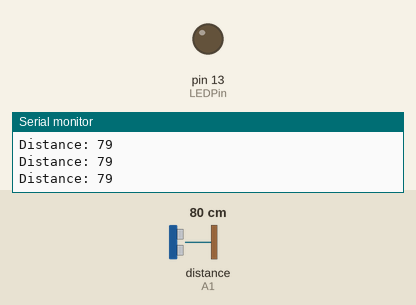
Recording of a sketch running on a simulated Arduino Uno, built with avr-gcc and run on an emulated ATmega328P. Parts: output pins drawn as LEDs (lit = HIGH), the last lines printed to the serial monitor. Wiring (inferred from the names in the program): ultrasonic range finder: trigger A0; echo A1. The inputs (shaded band) are chosen by the test bench; at power-on: distance to the obstacle (sensor on A1) 80 cm. The echo pulse lasts 58.3 µs per cm; pins used as bus, display or sensor lines are not drawn. At 1.4 s the program stops and its outputs stay as they are.

Above: at 1.2 s.
1.3 s: distance to the obstacle (sensor on A1) set to 2 cm
At 2.3 s:
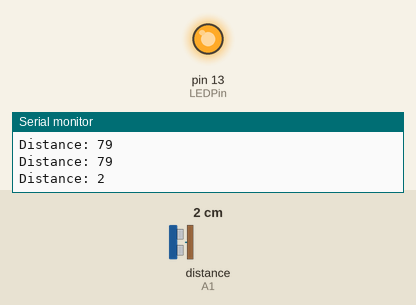
Timing chart, 0 to 2.9 s (numbered marks = the images above; inputs shaded):
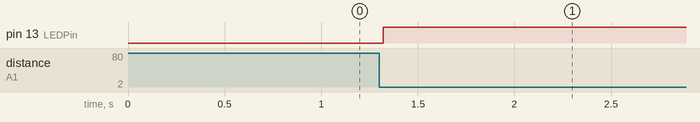

Measured:
- after the input at 1.3 s, pin 13 (LEDPin): LOW → HIGH at once

The sketch:

CatBox.ino
```cpp
 // Define trig and echo pins
  const int trigPin = A0;
  const int echoPin = A1;
  const int LEDPin = 13;

  // define variables
  long duration;
  int distance;

  //Cat entered sandbox distance
  const int catDistance = 10;

void setup() {
  pinMode(trigPin, OUTPUT);
  pinMode(echoPin, INPUT);
  pinMode(LEDPin, OUTPUT);  // LED-pin
  Serial.begin(9600);  // Starts the serial communication at 9600 bd

}

void loop() {
  // Clear trigpin
  digitalWrite(trigPin, LOW);
  delayMicroseconds(2);

  // Set the trigpin to HIGH for 10 µs, wait for response
  digitalWrite(trigPin, HIGH);
  delayMicroseconds(10);
  digitalWrite(trigPin, LOW);

  // Read the exhopin, and return the sound wave travel time in microseconds
  duration = pulseIn(echoPin, HIGH);

  // Calculate the distance - Speed of sound = 0.034 cm/µs, divide by two due to double travel distance
  distance = duration*0.034/2;

  // Print
  Serial.print("Distance: ");
  Serial.println(distance);

  // If cat enters box, turn on LED and
  if(distance <= catDistance){
    while(true){
      digitalWrite(LEDPin, HIGH);
    }
  }
}
```
